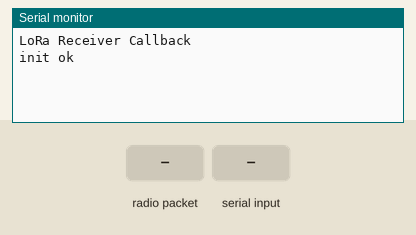
Simulated run of this sketch. Board: ESP32. Shown: the last lines printed to the serial monitor. The inputs (shaded band) are chosen by the test bench. No radio packets arrive unless stated.

Above: at 2.7 s.
2.8 s: radio packet "1" arrives
At 4.0 s:
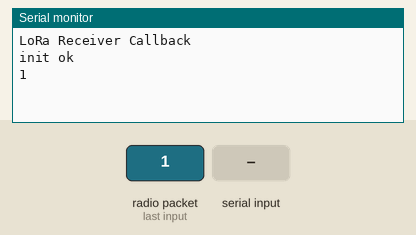
4.3 s: "1\n" received over Serial
At 6.1 s:
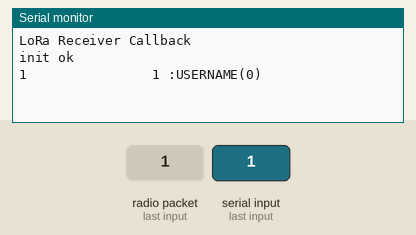

The sketch:

LoRa-Chat.ino
```cpp
/*
 *
 * Made by AdamacenoG & lucascamposj:
 * https://github.com/Adamacenog/ESP32-TTGO-GPS-T22_v1.0-20190612-Tutorial
 *
 */

#include <SPI.h>
#include <LoRa.h>
#include <Wire.h>
#include <string>

#define SCK     5    // GPIO5  -- SX1278's SCK
#define MISO    19   // GPIO19 -- SX1278's MISO
#define MOSI    27   // GPIO27 -- SX1278's MOSI
#define SS      18   // GPIO18 -- SX1278's CS
#define RST     14   // GPIO14 -- SX1278's RESET
#define DI0     26   // GPIO26 -- SX1278's IRQ(Interrupt Request)

/*
 * Band frequencies:
 * 433 Hz - 433E6
 * 868 Hz - 868E6
 * 915 Hz - 915E6
 */

#define BAND    868E6

void loraData();
void cbk(int);
void ack(int);

unsigned int counter = 0;
String rssi = "RSSI --";
String packSize = "--";
String packet ;
String msg = "";
String packetMsg = "";
String sendMsg = "";
String user  = "USERNAME";

void loraData(){
  Serial.print(packet);
}

void cbk(int packetSize) {
  packet ="";
  packSize = String(packetSize,DEC);
  for (int i = 0; i < packetSize; i++) { packet += (char) LoRa.read(); }
  rssi = "RSSI " + String(LoRa.packetRssi(), DEC) ;
  loraData();
}

void ack(int countPacket){
  LoRa.beginPacket();
  LoRa.print(countPacket);
  LoRa.endPacket();
}

void setup() {
  Serial.begin(115200);
  while (!Serial);
  Serial.println();
  Serial.println("LoRa Receiver Callback");
  SPI.begin(SCK,MISO,MOSI,SS);
  LoRa.setPins(SS,RST,DI0);
  if (!LoRa.begin(868E6)) {
    Serial.println("Starting LoRa failed!");
    while (1);
  }
  //LoRa.onReceive(cbk);
  LoRa.receive();
  Serial.println("init ok");
  delay(1500);
}

void loop() {
  int packetSize = LoRa.parsePacket();
  if (packetSize) { cbk(packetSize);  }
  delay(10);

  if(Serial.available() > 0){
    msg = Serial.readString();
    msg.remove(msg.length() - 1);
    // send packet
    packetMsg = user + "("+String(counter)+"): "+ msg + "\n";
    sendMsg = "\t\t\t\t\t\t\t\t" + msg + " :" + user + "("+String(counter)+")\n";
    Serial.print(sendMsg);

    LoRa.beginPacket();
    LoRa.print(packetMsg);
    LoRa.endPacket();

    counter++;
  }
}
```

Measured:
- after the input at 2.8 s, the serial monitor: prints a new line at once (image 1)
- after the input at 4.3 s, the serial monitor: prints a new line after 1.0 s (image 2)
